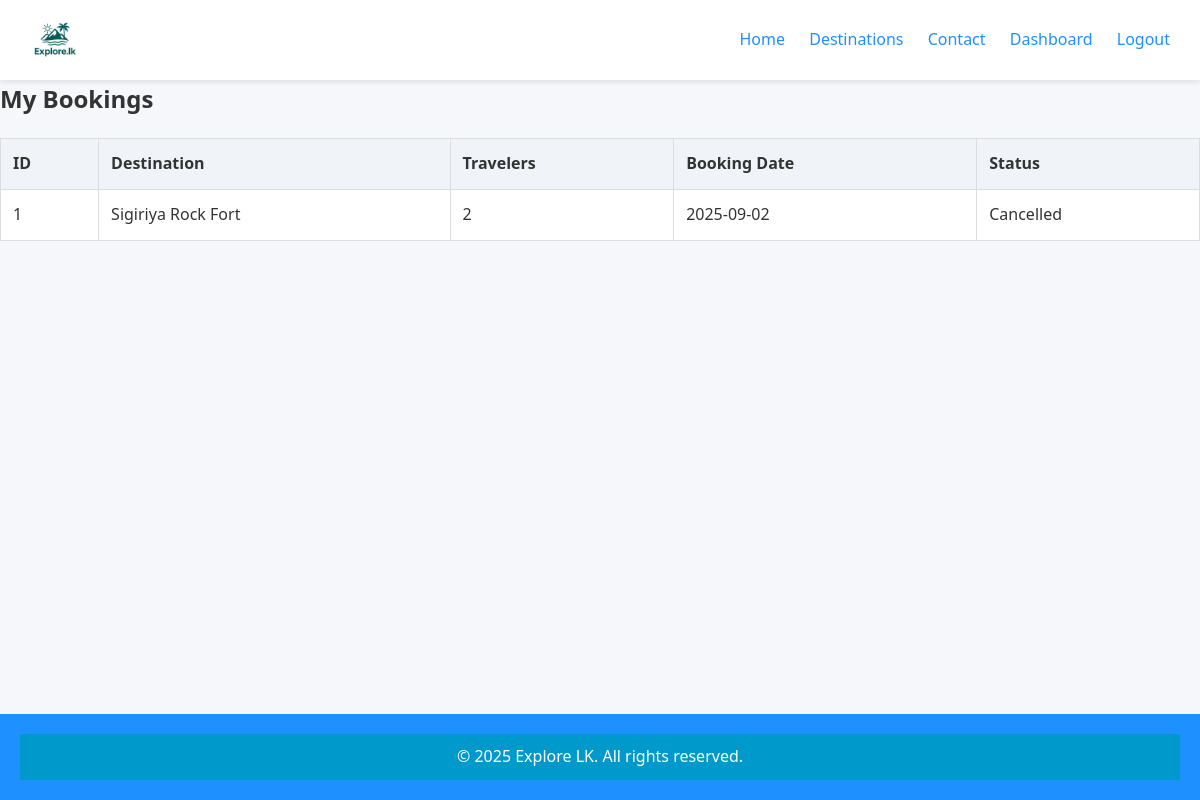
Screenshot of /user_dashboard.php (signed in) with the database file from the repository.
### tables this page shows
CREATE TABLE `bookings` (
  `booking_id` int(10) UNSIGNED NOT NULL,
  `user_id` int(10) UNSIGNED NOT NULL,
  `destination_id` int(10) UNSIGNED NOT NULL,
  `booking_date` date NOT NULL,
  `travelers` int(11) NOT NULL DEFAULT 1,
  `special_requests` text DEFAULT NULL,
  `status` enum('pending','confirmed','cancelled') NOT NULL DEFAULT 'pending',
  `created_at` timestamp NOT NULL DEFAULT current_timestamp()
);

CREATE TABLE `destinations` (
  `destination_id` int(10) UNSIGNED NOT NULL,
  `title` varchar(150) NOT NULL,
  `slug` varchar(180) DEFAULT NULL,
  `description` text NOT NULL,
  `category` varchar(80) DEFAULT NULL,
  `location_text` varchar(200) DEFAULT NULL,
  `latitude` decimal(10,7) DEFAULT NULL,
  `longitude` decimal(10,7) DEFAULT NULL,
  `price_from` decimal(10,2) DEFAULT NULL,
  `image_path` varchar(255) DEFAULT NULL,
  `created_at` timestamp NOT NULL DEFAULT current_timestamp()
);

### user_dashboard.php (the view, shortened to what this page needs)
<?php
include 'includes/header.php';
$user_id = $_SESSION['user_id'];
$bookings = $conn->query("
    SELECT b.booking_id, d.title AS destination, b.travelers, b.booking_date, b.status
    FROM bookings b
    JOIN destinations d ON b.destination_id = d.destination_id
    WHERE b.user_id = $user_id
    ORDER BY b.created_at DESC
");
?>
<h2>My Bookings</h2>
<table border="1">
<tr>
    <th>ID</th>
    <th>Destination</th>
    <th>Travelers</th>
    <th>Booking Date</th>
    <th>Status</th>
</tr>
<?php while($row = $bookings->fetch_assoc()): ?>
<tr>
    <td><?php echo $row['booking_id']; ?></td>
    <td><?php echo $row['destination']; ?></td>
    <td><?php echo $row['travelers']; ?></td>
    <td><?php echo $row['booking_date']; ?></td>
    <td><?php echo ucfirst($row['status']); ?></td>
</tr>
<?php endwhile; ?>
</table>
<?php include 'includes/footer.php'; ?>

### assets/css/style.css (style rules this page uses)
* { margin: 0; padding: 0; box-sizing: border-box; font-family: 'Segoe UI', Tahoma, Geneva, Verdana, sans-serif; }
body { background-color: #f5f7fa; color: #333; line-height: 1.6; }
table { width: 100%; border-collapse: collapse; margin: 20px 0; background-color: #fff; }
table th, table td { padding: 12px; border: 1px solid #ddd; text-align: left; }
table th { background-color: #f0f4f8; }
html, body { height: 100%; margin: 0; display: flex; flex-direction: column; }

### rows the page displays
bookings: booking_id "1", destination.title "Sigiriya Rock Fort", travelers "2", booking_date "2025-09-02", status "Cancelled"
